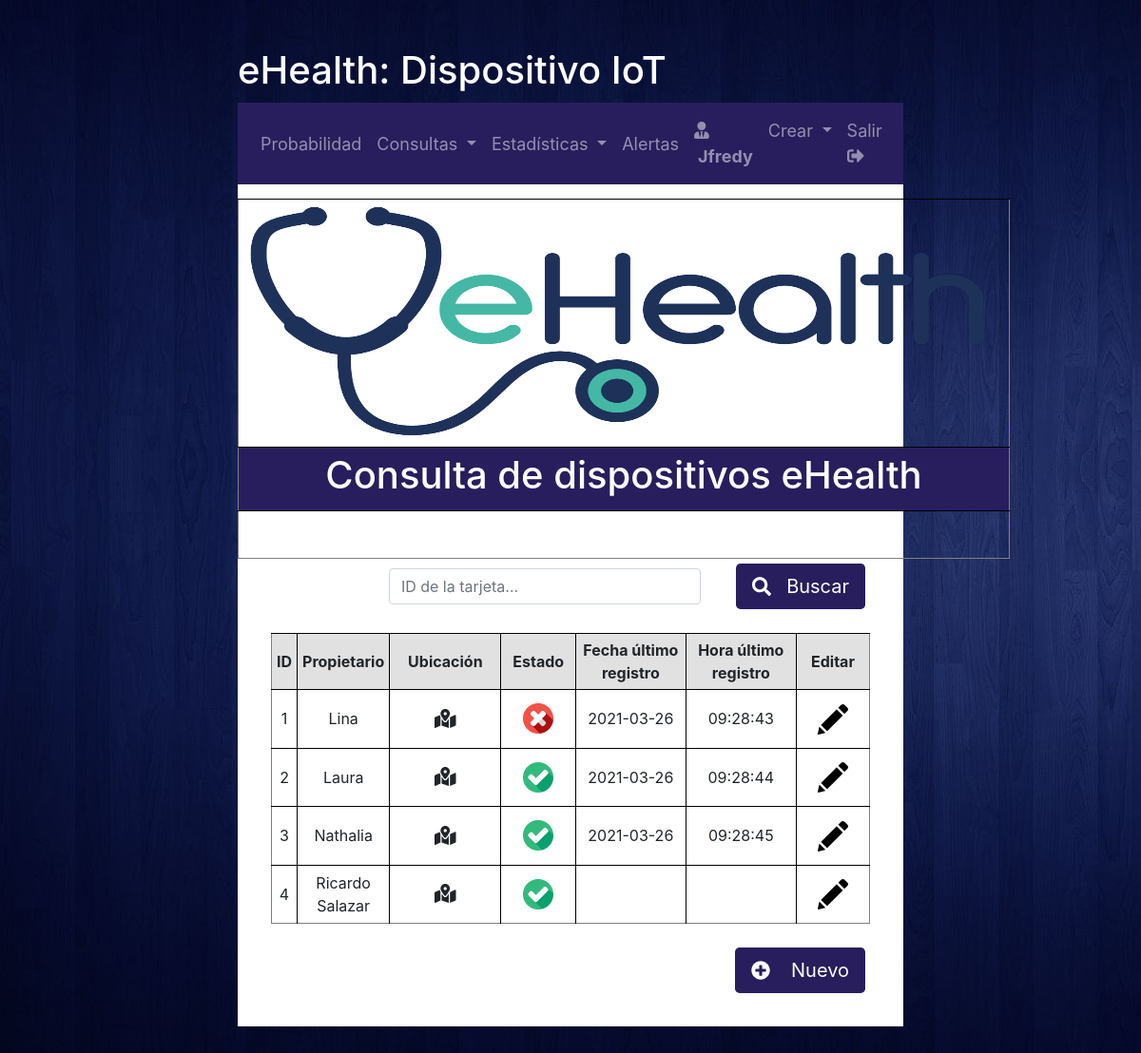
The app's page /interfaces/consultas/administradores/dispositivos.php (signed in) with its own data.
### tables this page shows
CREATE TABLE `datos_dispositivos` (
  `id_tarjeta` int(11) NOT NULL,
  `estado` int(11) NOT NULL,
  `ubicacion` varchar(50) NOT NULL,
  `propietario` varchar(50) NOT NULL
);

### interfaces/consultas/administradores/dispositivos.php (the view, shortened to what this page needs)
<!DOCTYPE html>
<html lang="es">
    <head>
    </head>
    <body background="/ehealth/static/img/background.jpg">
        <h1 id="home-title">eHealth: Dispositivo IoT</h1>
        <div id="home">
            <div id="page-content">
                <table width=600px align=center cellpadding=5 border=1>
                    <tr>
                        <td valign="center" align=center colspan=7>
                            <img src="/ehealth/static/img/logo.png" width=800 height=250>
                        </td>
                    </tr>
                    <tr>
                        <td valign="center" align=center colspan=7 bgcolor="#281E5D">
                            <h1>
                                <font color=white>Consulta de dispositivos eHealth</font>
                            </h1>
                        </td>
                    </tr>
                    <tr height=50>
                    </tr>
                </table>
                <table width=90% align=center cellpadding=5 border=0>
                    <tr>
                        <form method="GET">
                            <td style="border: none;" width=100 colspan=3>
                            </td>
                            <td style="border: none;" valign="center" align="right" colspan=2>
                                <input type="number" class="form-control" name="id_tarjeta" placeholder="ID de la tarjeta..." required>
                            </td>
                            <td style="border: none;" valign="center" align=right colspan=2>
                                <button style="background-color:#281E5D; color:white" value="Buscar" type="submit" class="btn btn-lg" name="submit"><i style="background-color:#281E5D; color:white" class="fas fa-search"></i><span class="pl-3">Buscar</span></button>
                            </td>
                        </form>
                    </tr>
                    <tr height=20>
                    </tr>
                </table>
                <table width=90% align=center cellpadding=5 border=1>
                    <tr height=50>
                        <td valign="center" align=center bgcolor="#E1E1E1">
                            <b>ID</b>
                        </td>
                        <td valign="center" align=center bgcolor="#E1E1E1">
                            <b>Propietario</b>
                        </td>
                        <td valign="center" align=center bgcolor="#E1E1E1" width=120>
                            <b>Ubicación</b>
                        </td>
                        <td valign="center" align=center bgcolor="#E1E1E1" width=80>
                            <b>Estado</b>
                        </td>
                        <td valign="center" align=center bgcolor="#E1E1E1" width=120>
                            <b>Fecha último registro</b>
                        </td>
                        <td valign="center" align=center bgcolor="#E1E1E1" width=120>
                            <b>Hora último registro</b>
                        </td>
                        <td valign="center" align=center bgcolor="#E1E1E1" width=40>
                            <b>Editar</b>
                        </td>
                    </tr>
                    <?php
                    $mysqli = new mysqli($host, $user, $pw, $db);
                    $sql1 = "SELECT * from datos_dispositivos order by id_tarjeta";
                    $result1 = $mysqli->query($sql1);
                    if (isset($_GET["submit"]) && !empty($_GET["submit"])) {
                        $sql2 = "SELECT MAX(fecha) from datos_medidos WHERE id_tarjeta= $id";
                        $result2 = $mysqli->query($sql2);
                        $row2 = $result2->fetch_array(MYSQLI_NUM);
                        $fecha = $row2[0];
                        $sql23 = "SELECT MAX(hora) from datos_medidos WHERE id_tarjeta= $id AND fecha='$fecha'";
                        $result23 = $mysqli->query($sql23);
                        $row23 = $result23->fetch_array(MYSQLI_NUM);
                        $hora = $row23[0];
                        $sql3 = "SELECT * from datos_dispositivos WHERE id_tarjeta= $id";
                        $result3 = $mysqli->query($sql3);
                        while ($row3 = $result3->fetch_array(MYSQLI_NUM)) {
                            $propietario = $row3[3];
                            $estado = $row3[1];
                            $ubicacion = $row3[2];
                        }
                    ?>
                        <tr>
                            <td valign="center" align=center>
                                <?php echo $id; ?>
                            </td>
                            <td valign="center" align=center>
                                <?php echo $propietario; ?>
                            </td>
                            <td valign="center" align=center>
                                <a class="btn btn-lg btn-block" href="/ehealth/interfaces/consultas/administradores/ubicacion.php?id_tarjeta=<?php echo $id; ?>" role="button">
                                <i class="fas fa-map-marked-alt"></i>
                                </a>
                            </td>
                            <td valign="center" align=center>
                                <?php
                                if ($estado == 1) {
                                ?>
                                    <img src="/ehealth/static/img/comprobado.png" width=32 height=32>
                                <?php
                                } else {
                                ?>
                                    <img src="/ehealth/static/img/cancelar.png" width=32 height=32>
                                <?php
                                }
                                ?>
                            </td>
                            <td valign="center" align=center>
                                <?php echo $fecha; ?>
                            </td>
                            <td valign="center" align=center>
                                <?php echo $hora; ?>
                            </td>
                            <td valign="center" align=center>
                                <a class="btn btn-lg btn-block" href="/ehealth/interfaces/dispositivos/editar.php?id_tarjeta=<?php echo $id; ?>" role="button">
                                    <img src="/ehealth/static/img/dibujar.png" width=32 height=32>
                                </a>
                            </td>
                        </tr>
                        <tr height=20>
                        </tr>
                    </table>
                    <table width=90% align=center cellpadding=5 border=0>
                        <tr>
                            <td style="border: none;" valign="center" align=left colspan=5>
                                <a class="btn btn-lg" style="background-color:#281E5D; color:white" href="/ehealth/interfaces/consultas/administradores/dispositivos.php" role="button">
                                    <i class="fas fa-angle-double-left"></i>
                                    <span class="pl-3">Volver</span>
                                </a>
                            </td>
                            <td style="border: none;" valign="center" align=right colspan=2>
                                <a class="btn btn-lg" style="background-color:#281E5D; color:white" href="/ehealth/interfaces/dispositivos/añadir.php" role="button">
                                    <i class="fas fa-plus-circle"></i>
                                    <span class="pl-3">Nuevo</span>
                                </a>
                            </td>
                        </tr>
                    </table>
                        <?php
                    } else {
                        $contador = 0;
                        while ($row1 = $result1->fetch_array(MYSQLI_NUM)) {
                            $ID_TARJ = $row1[0];
                            $propietario = $row1[3];
                            $estado = $row1[1];
                            $contador++;
                            $sql2 = "SELECT MAX(fecha) from datos_medidos WHERE id_tarjeta= $contador";
                            $result2 = $mysqli->query($sql2);
                            $row2 = $result2->fetch_array(MYSQLI_NUM);
                            $fecha = $row2[0];
                            $sql23 = "SELECT MAX(hora) from datos_medidos WHERE id_tarjeta= $contador AND fecha='$fecha'";
                            $result23 = $mysqli->query($sql23);
                            $row23 = $result23->fetch_array(MYSQLI_NUM);
                            $hora = $row23[0];
                        ?>
                            <tr>
                                <td valign="center" align=center>
                                    <?php echo $ID_TARJ; ?>
                                </td>
                                <td valign="center" align=center>
                                    <?php echo $propietario; ?>
                                </td>
                                <td valign="center" align=center>
                                    <a class="btn btn-lg btn-block" href="/ehealth/interfaces/consultas/administradores/ubicacion.php?id_tarjeta=<?php echo $ID_TARJ; ?>" role="button">
                                    <i class="fas fa-map-marked-alt"></i>
                                    </a>
                                </td>
                                <td valign="center" align=center>
                                    <?php
                                    if ($estado == 1) {
                                    ?>
                                        <img src="/ehealth/static/img/comprobado.png" width=32 height=32>
                                    <?php
                                    } else {
                                    ?>
                                        <img src="/ehealth/static/img/cancelar.png" width=32 height=32>
                                    <?php
                                    }
                                    ?>
                                </td>
                                <td valign="center" align=center>
                                    <?php echo $fecha; ?>
                                </td>
                                <td valign="center" align=center>
                                    <?php echo $hora; ?>
                                </td>
                                <td valign="center" align=center>
                                    <a class="btn btn-lg btn-block" href="/ehealth/interfaces/dispositivos/editar.php?id_tarjeta=<?php echo $ID_TARJ; ?>" role="button">
                                        <img src="/ehealth/static/img/dibujar.png" width=32 height=32>
                                    </a>
                                </td>
                            </tr>
                    <?php
                        }
                    ?>
                </table>
                <table width=90% align=center cellpadding=5 border=0>
                    <tr height=20>
                    </tr>
                    <tr>
                        <td style="border: none;" valign="center" colspan=5>
                        </td>
                        <td style="border: none;" valign="center" align=right colspan=2>
                            <a class="btn btn-lg" style="background-color:#281E5D; color:white" href="/ehealth/interfaces/dispositivos/añadir.php" role="button">
                                <i class="fas fa-plus-circle"></i>
                                <span class="pl-3">Nuevo</span>
                            </a>
                        </td>
                    </tr>
                    <?php
                    }
                    ?>
                </table>
            </div>
        </div>
    </body>
</html>

### static/css/styles.css (style rules this page uses)
body { background-color: #281E5D; }
table td { border: 1px solid #000; }
table tr:last-child td { border-bottom: none; }
table th:first-child, table td:first-child { border-left: none; }
table th:last-child, table td:last-child { border-right: none; }
@media only screen and (min-width: 1000px) { #home { margin: 0px 250px 50px 250px; background-color: white; } }
@media only screen and (min-width: 1000px) { #home-title { margin: 50px 250px 10px; color: white; } }
#page-content { padding-top: 15px; padding-bottom: 30px; }

### records on screen
datos_dispositivos: id_tarjeta "1", propietario "Lina", estado 0 (drawn), fecha "2021-03-26", hora "09:28:43"
datos_dispositivos: id_tarjeta "2", propietario "Laura", estado 1 (drawn), fecha "2021-03-26", hora "09:28:44"
datos_dispositivos: id_tarjeta "3", propietario "Nathalia", estado 1 (drawn), fecha "2021-03-26", hora "09:28:45"
datos_dispositivos: id_tarjeta "4", propietario "Ricardo Salazar", estado 1 (drawn)

### other values on screen
$_SESSION["nombre_usuario"] "Jfredy"
